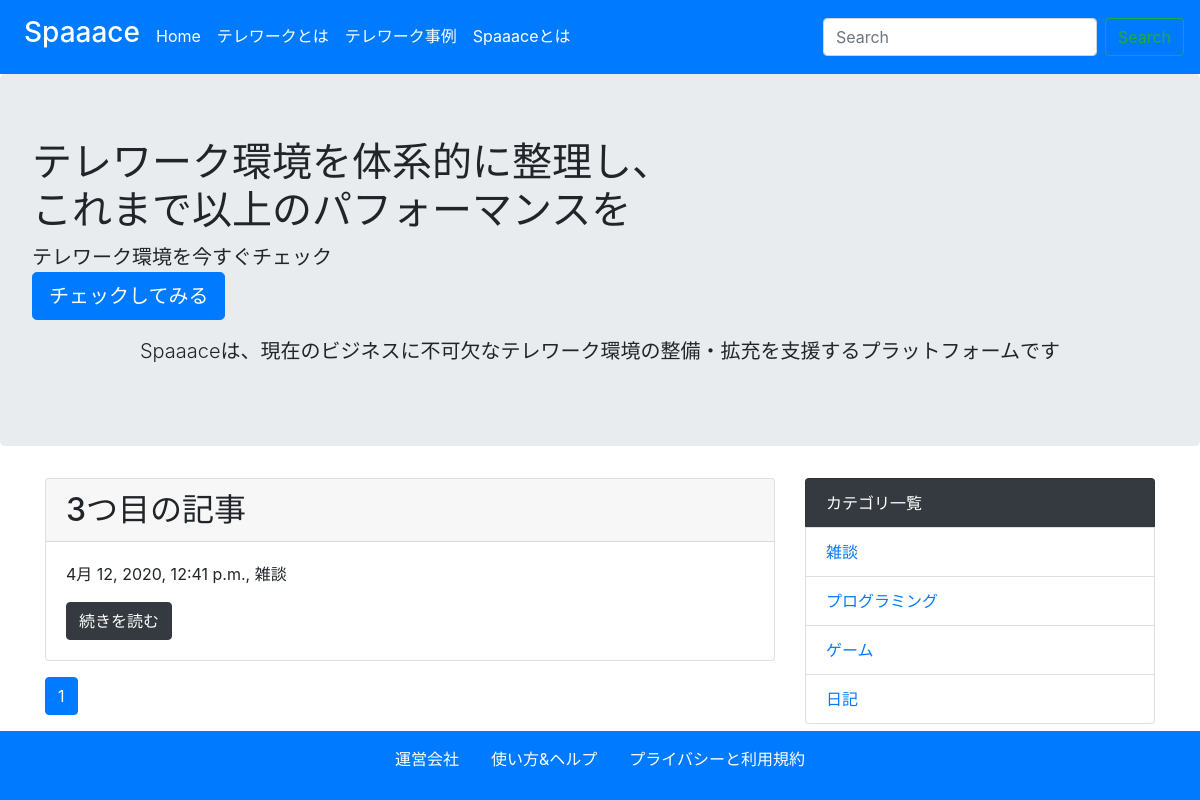
Page /category/1/ on the committed database.
### blog/models.py (models this page shows, shortened)
class Post(models.Model):
    title = models.CharField('タイトル', max_length=255)
    text = models.TextField('本文')
    created_at = models.DateTimeField('作成日', default=timezone.now)
    category = models.ForeignKey(
        Category, verbose_name='カテゴリ', on_delete=models.PROTECT
    )

class Category(models.Model):
    name = models.CharField('カテゴリ名', max_length=255)
    created_at = models.DateTimeField('作成日', default=timezone.now)
    def __str__(self):
        return self.name

### blog/views.py (the view)
# urls.py: path('category/<int:pk>/', views.CategoryView.as_view(), name='category'),
class CategoryView(generic.ListView):
    model = Post
    paginate_by = 10
    def get_queryset(self):
        category = get_object_or_404(Category, pk=self.kwargs['pk'])
        queryset = Post.objects.order_by('-created_at').filter(category=category)
        return queryset

### blog/context_processors.py (called while the page is built)
def common(request):
    context = {
        'category_list': Category.objects.all()
    }
    return context

### blog/templatetags/mytag.py (called while the page is built)
@register.simple_tag
def url_replace(request, field, value):
    url_dict = request.GET.copy()
    url_dict[field] = value
    return url_dict.urlencode()

### blog/templates/blog/post_list.html
{% extends 'blog/base.html' %}
{% block content %}
{%for post in post_list%}
<div class="card mb-3" >
    <h2 class="card-header">{{post.title}}</h2>
    <div class="card-body">
        <p>{{post.created_at}}, {{post.category}}</p>
      <a href="{%url 'blog:detail' post.pk%}" class="btn btn-dark">続きを読む</a>
    </div>
  </div>
{%endfor%}
{% include 'blog/page.html' %}
{% endblock %}

### blog/templates/blog/base.html (shortened to what this page needs)
<!doctype html>
<html lang="ja">
  <head>
    <link rel="stylesheet" href="https://maxcdn.bootstrapcdn.com/bootstrap/4.0.0-beta.2/css/bootstrap.min.css">
  </head>
  <body>
    <nav class="navbar navbar-expand-lg navbar-dark bg-primary">
      <div class="collapse navbar-collapse" id="navbarSupportedContent">
        <ul class="navbar-nav mr-auto">
          <li class="nav-item active">
            <a class="nav-link" href="{%url 'blog:index'%}"><h3>Spaaace</h3></a>
          </li>
          <li class="nav-item active">
            <a class="nav-link py-3" href="{%url 'blog:index'%}">Home</a>
          </li>
          <li class="nav-item active">
            <a class="nav-link disabled py-3" href="#">テレワークとは</a>
          </li>
          <li class="nav-item active">
            <a class="nav-link disabled py-3" href="#">テレワーク事例</a>
          </li>
          <li class="nav-item active">
            <a class="nav-link disabled py-3" href="#">Spaaaceとは</a>
          </li>
        </ul>
        <form class="form-inline my-2 my-lg-0" method="GET" action="{%url 'blog:index'%}">
          <input class="form-control mr-sm-2" type="text" placeholder="Search" aria-label="Search" name='keyword'>
          <button class="btn btn-outline-success my-2 my-sm-0" type="submit">Search</button>
        </form>
      </div>
    </nav>
    <div class="jumbotron">
      <h1 class="display-5">テレワーク環境を体系的に整理し、<br>これまで以上のパフォーマンスを</h1>
      <p class="lead">テレワーク環境を今すぐチェック <br>
        <a class="btn btn-primary btn-lg text-center " href="#!" role="button">チェックしてみる</a> </p>
      <p class="lead text-center">
        Spaaaceは、現在のビジネスに不可欠なテレワーク環境の整備・拡充を支援するプラットフォームです
      </p>
    </div>
    <div class="container">
      <div class='row'>
        <div class='col-md-8'>
          {% block content %}
          {% endblock %}
        </div>
        <div class='col-md-4'>
          <ul class="list-group">
            <li class="list-group-item bg-dark text-white">カテゴリ一覧</li>
            {%for category in category_list%}
            <li class="list-group-item"><a href="{%url 'blog:category' category.pk %}">{{category}}</a></li>
            {%endfor%}
          </ul>
        </div>
      </div>
    </div>
    <footer class='bg-primary text-white text-center py-3'>
      <p> <a href="#" class = 'text-white'>運営会社</a>　　<a href="#" class = 'text-white'>使い方&ヘルプ</a>　　<a href="#" class = 'text-white'>プライバシーと利用規約</a></p>
    </footer>
  </body>
</html>

### rows in the picture
Post: title "3つ目の記事", created_at "4月 12, 2020, 12:41 p.m.", category "雑談"
Category: name "雑談"
Category: name "プログラミング"
Category: name "ゲーム"
Category: name "日記"

### other values in the picture
{{ link_page }} "1"
